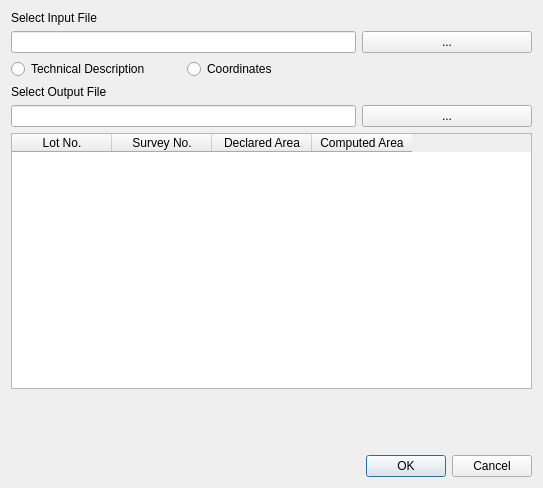
<?xml version="1.0" encoding="UTF-8"?>
<ui version="4.0">
 <class>CadastralPlotDialogBase</class>
 <widget class="QDialog" name="CadastralPlotDialogBase">
  <property name="geometry">
   <rect>
    <x>0</x>
    <y>0</y>
    <width>543</width>
    <height>488</height>
   </rect>
  </property>
  <property name="windowTitle">
   <string>Cadastral Plot</string>
  </property>
  <layout class="QGridLayout" name="gridLayout">
   <item row="3" column="0">
    <widget class="QLabel" name="label_2">
     <property name="text">
      <string>Select Output File</string>
     </property>
    </widget>
   </item>
   <item row="4" column="2">
    <widget class="QPushButton" name="pushOutput">
     <property name="text">
      <string>...</string>
     </property>
    </widget>
   </item>
   <item row="4" column="0" colspan="2">
    <widget class="QLineEdit" name="lineOutput"/>
   </item>
   <item row="2" column="0">
    <widget class="QRadioButton" name="radioTD">
     <property name="text">
      <string>Technical Description</string>
     </property>
    </widget>
   </item>
   <item row="1" column="0" colspan="2">
    <widget class="QLineEdit" name="lineSelect"/>
   </item>
   <item row="1" column="2">
    <widget class="QPushButton" name="pushSelect">
     <property name="text">
      <string>...</string>
     </property>
    </widget>
   </item>
   <item row="0" column="0">
    <widget class="QLabel" name="label">
     <property name="text">
      <string>Select Input File</string>
     </property>
    </widget>
   </item>
   <item row="10" column="0" colspan="3">
    <widget class="QDialogButtonBox" name="button_box">
     <property name="orientation">
      <enum>Qt::Horizontal</enum>
     </property>
     <property name="standardButtons">
      <set>QDialogButtonBox::Cancel|QDialogButtonBox::Ok</set>
     </property>
    </widget>
   </item>
   <item row="6" column="0" colspan="3">
    <spacer name="horizontalSpacer_2">
     <property name="orientation">
      <enum>Qt::Horizontal</enum>
     </property>
     <property name="sizeHint" stdset="0">
      <size>
       <width>40</width>
       <height>20</height>
      </size>
     </property>
    </spacer>
   </item>
   <item row="2" column="1">
    <widget class="QRadioButton" name="radioC">
     <property name="text">
      <string>Coordinates</string>
     </property>
    </widget>
   </item>
   <item row="8" column="0" colspan="3">
    <spacer name="horizontalSpacer_3">
     <property name="orientation">
      <enum>Qt::Horizontal</enum>
     </property>
     <property name="sizeHint" stdset="0">
      <size>
       <width>40</width>
       <height>20</height>
      </size>
     </property>
    </spacer>
   </item>
   <item row="9" column="0" colspan="3">
    <spacer name="horizontalSpacer_4">
     <property name="orientation">
      <enum>Qt::Horizontal</enum>
     </property>
     <property name="sizeHint" stdset="0">
      <size>
       <width>40</width>
       <height>20</height>
      </size>
     </property>
    </spacer>
   </item>
   <item row="5" column="0" colspan="3">
    <widget class="QTableWidget" name="tableShow">
     <property name="columnCount">
      <number>4</number>
     </property>
     <column>
      <property name="text">
       <string>Lot No.</string>
      </property>
     </column>
     <column>
      <property name="text">
       <string>Survey No.</string>
      </property>
     </column>
     <column>
      <property name="text">
       <string>Declared Area</string>
      </property>
     </column>
     <column>
      <property name="text">
       <string>Computed Area</string>
      </property>
     </column>
    </widget>
   </item>
  </layout>
 </widget>
 <resources/>
 <connections>
  <connection>
   <sender>button_box</sender>
   <signal>accepted()</signal>
   <receiver>CadastralPlotDialogBase</receiver>
   <slot>accept()</slot>
   <hints>
    <hint type="sourcelabel">
     <x>20</x>
     <y>20</y>
    </hint>
    <hint type="destinationlabel">
     <x>20</x>
     <y>20</y>
    </hint>
   </hints>
  </connection>
  <connection>
   <sender>button_box</sender>
   <signal>rejected()</signal>
   <receiver>CadastralPlotDialogBase</receiver>
   <slot>reject()</slot>
   <hints>
    <hint type="sourcelabel">
     <x>20</x>
     <y>20</y>
    </hint>
    <hint type="destinationlabel">
     <x>20</x>
     <y>20</y>
    </hint>
   </hints>
  </connection>
 </connections>
</ui>
